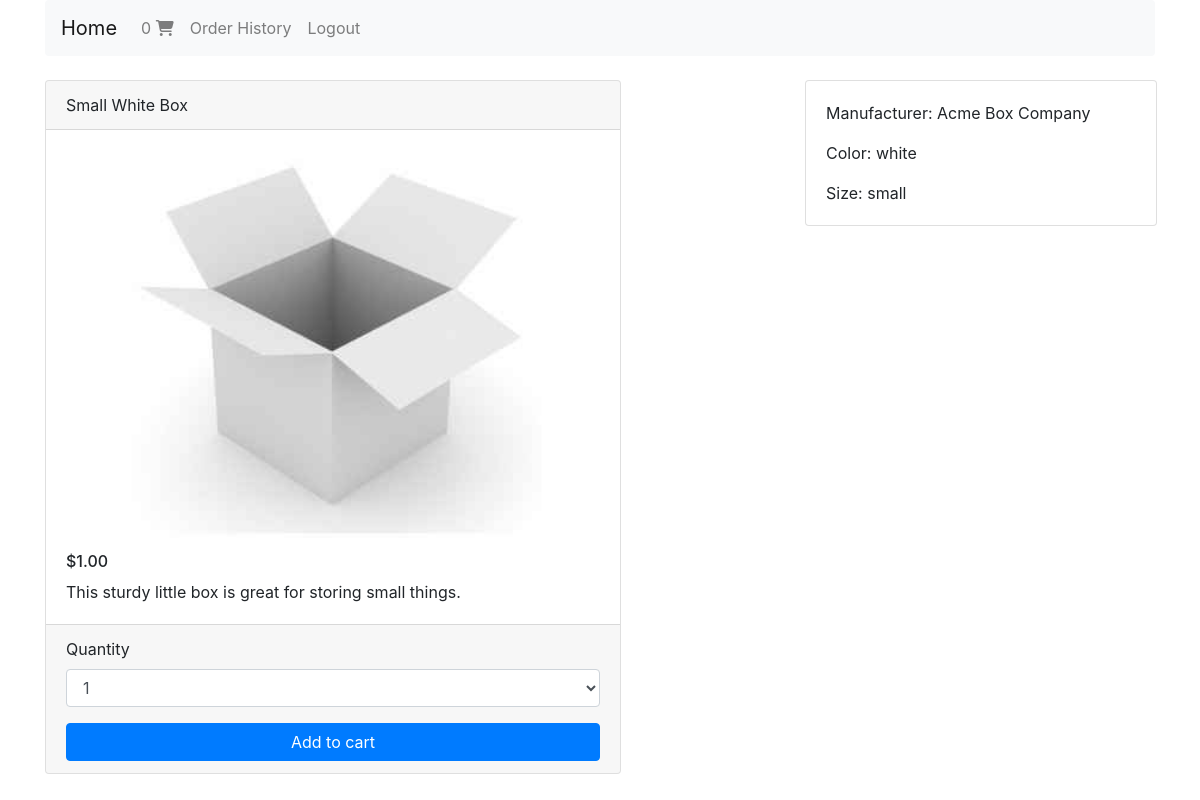
The page /small-white-box/ (signed in) on the database its author committed.
### boxes/models.py (models this page shows, shortened)
class Box(models.Model):
	SIZE_CHOICES = (
		('small', 'Small'),
		('medium', 'Medium'),
		('large', 'Large'),
	)
	COLOR_CHOICES = (
		('white', 'White'),
		('brown', 'Brown'),
		('grey', 'Grey'),
	)
	manufacturer = models.ForeignKey(Manufacturer, on_delete=models.CASCADE)
	name = models.CharField(max_length=100)
	description = models.CharField(max_length=300, null=True)
	size = models.CharField(max_length=10, choices=SIZE_CHOICES, default='small')
	color = models.CharField(max_length=10, choices=COLOR_CHOICES, default='white')
	slug = models.SlugField()
	image = models.ImageField()
	price = models.FloatField()

class Manufacturer(models.Model):
	name = models.CharField(max_length=30)
	slug = models.SlugField()
	def __str__(self):
		return self.name

### boxes/views.py (the view, shortened to what this page needs)
# urls.py: path('<slug>/', box_detail, name='box-detail')
@login_required
def box_detail(request, slug):
	box = get_object_or_404(Box, slug=slug)
	box_is_in_cart = False
	try:
		order_qs = Order.objects.filter(user=request.user, is_ordered=False)
	except:
		box_is_in_cart = False
	context = {
		'box': box,
		'in_cart': box_is_in_cart
	}
	return render(request, "box_detail.html", context)

### shopping_cart/templatetags/cart_template_tags.py (called while the page is built)
@register.filter
def cart_item_count(user):
	if user.is_authenticated:
		qs = Order.objects.filter(user=user, is_ordered=False)
		if qs.exists():
			count = 0
			for item in qs[0].items.all():
				count += item.quantity
			return count
	return 0

### templates/box_detail.html (shortened to what this page needs)
{% extends "base.html" %}
{% load humanize %}
{% block content %}
	<div class="row">
		<main class="col-md-8">
			<div class="card" style="width: 36rem;">
				<div class="card-header">{{ box.name }}</div>
				<img src="{{ box.image.url }}" class="card-img-top" alt="">
				<div class="card-body">
		    		<h6 class="card-subtitle mb-2">${{ box.price|floatformat:"2"|intcomma }}</h6>
		    		<p class="card-text">{{ box.description }}</p>
				</div>
				<div class="card-footer">
					{% if in_cart %}
						<a href="{% url 'cart:remove-from-cart' box.slug %}" class="btn btn-warning btn-block">Remove from cart</a>
					{% else %}
						<form action="{% url 'cart:add-to-cart' box.slug %}">
							<div class="form-group">
							    <label for="quantity">Quantity</label>
							    <select class="form-control" name="quantity">
							      <option>1</option>
							    </select>
							</div>
							<input type="submit" value="Add to cart" class="btn btn-primary btn-block"></input>
					</form>
					{% endif %}
				</div>
			</div>
		</main>
		<aside class="col-md-4">
			<div class="card" style="width: 22rem;">
				<div class="card-body">
					<p class="card-text">Manufacturer: {{ box.manufacturer }}</p>
					<p class="card-text">Color: {{ box.color }}</p>
					<p class="card-text">Size: {{ box.size }}</p>
				</div>
			</div>
		</aside>
{% endblock content %}

### templates/navbar.html (shortened to what this page needs)
  {% load cart_template_tags %}
  <nav class="navbar navbar-expand-lg navbar-light bg-light rounded">
    <a class="navbar-brand" href="{% url 'boxes:box-list' %}">Home</a>
    <div class="collapse navbar-collapse" id="navbarsExample09">
      <ul class="navbar-nav mr-auto">
      {% if request.user.is_authenticated %}
        <li class="nav-item">
          <a class="nav-link" href="{% url 'shopping_cart:order-summary' %}">{{ request.user|cart_item_count }}
          <i class="fas fa-shopping-cart"></i>
          </a>
        </li>
        <li class="nav-item">
          <a class="nav-link" href="{% url 'shopping_cart:order-history' %}">Order History</a>
        </li>
        <li class="nav-item">
          <a class="nav-link" href="{% url 'account_logout' %}">Logout</a>
        </li>
      {% endif %}
      </ul>
    </div>
  </nav>
  <br/>

### rows shown on the page
Box: name "Small White Box", image (picture), price "1.00", description "This sturdy little box is great for storing small things.", manufacturer "Acme Box Company", color "white", size "small"

### other values the page prints
{{ request.user|cart_item_count }} "0"
